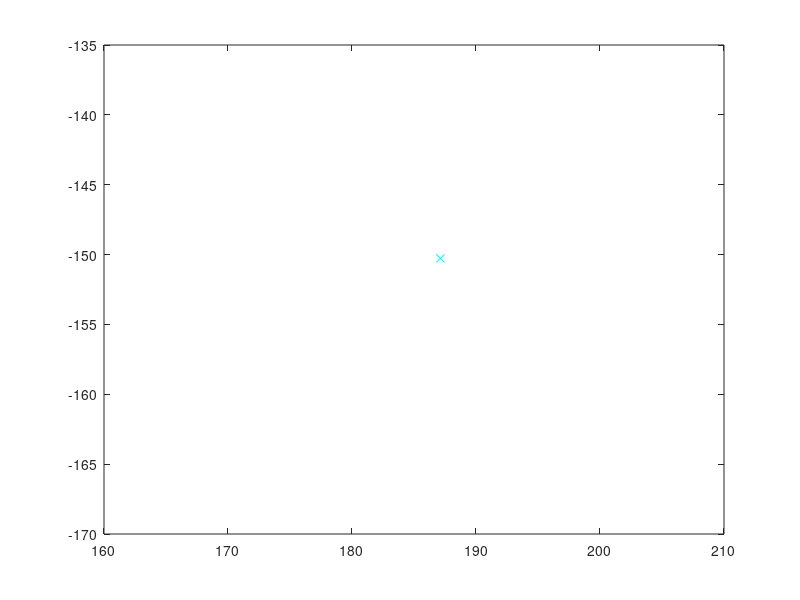
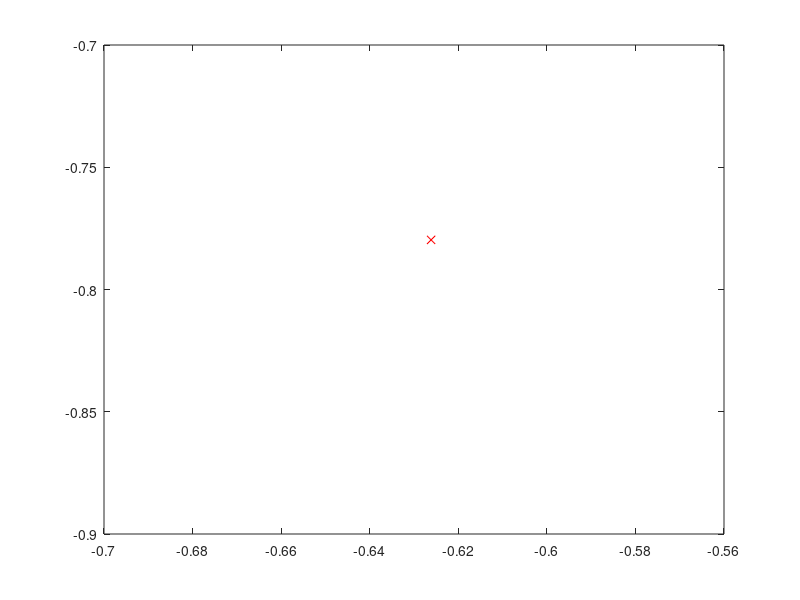
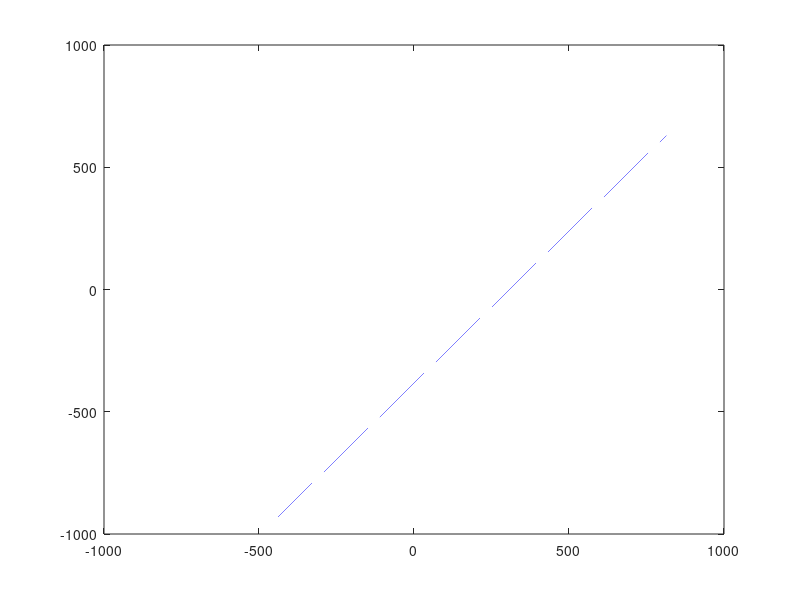

Write the MATLAB code that produced these figures, in order.
close all
clear
clc

%% Test: Wie sieht eine Gerade mit negativem Offset aus?

offset = -240;
theta = 2.465;

n = [cos(theta), sin(theta)]; 
support_vector = offset*n; 
direction_vector = [-n(2), n(1)];

figure('Name', 'Stuetz-Vektor')
plot(support_vector(1), support_vector(2), 'cx');
figure('Name', 'Richtungsvektor')
plot(direction_vector(1), direction_vector(2),'rx'); 

r = -1000:0.01:1000; 
x = support_vector(1) + r * direction_vector(1);
y = support_vector(2) + r * direction_vector(2); 
figure('Name', 'Gerade'); 
plot(x, y); 
